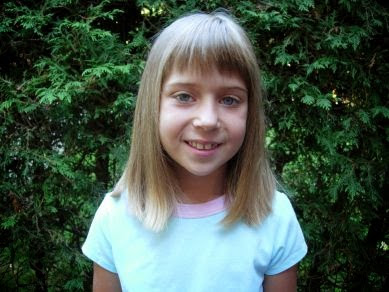
#> input picture girl.jpg, 389 x 292 px
$ python '피부색 검출.py'
#> lines starting #> are read from the running program, lines starting #| are printed output that depends on the picture; after the words box and inside, x2 and y2 are one past the last pixel; in counts of white or black regions, pixels touching at a corner belong together
import cv2 as cv
import sys
import numpy as np
#%%
img=cv.imread('girl.jpg') ; type(img)
#> further down, img is the input picture: shape (292, 389, 3); mean B, G, R 75.8, 87.9, 71.9
if img is None:
    sys.exit("No File exists.")
cv.imshow("Original", img) ; cv.waitKey()
#%%
hsv = cv.cvtColor(img, cv.COLOR_BGR2HSV)
#> hsv: shape (292, 389, 3); mean H, S, V 58.3, 119.3, 94.4
mask1 = cv.inRange(hsv, (0, 25, 0),(10,166,255))
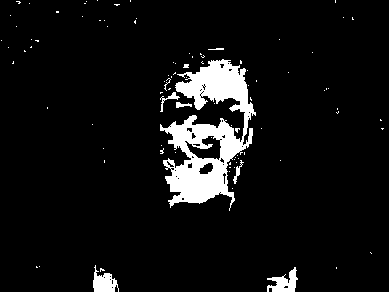
#> mask1: shape (292, 389); 7% white; 93 white regions (84 under 20 px), largest, box (x1, y1, x2, y2) and area: (160, 59, 256, 211) 6616, (267, 267, 298, 292) 407, (93, 265, 119, 292) 395
cv.imshow("mask1", mask1)
mask2 = cv.inRange(hsv, (160,25, 0),(180,166,255))
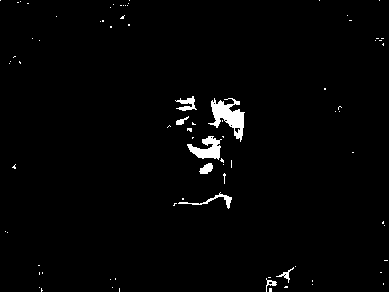
#> mask2: shape (292, 389); 1.8% white; 81 white regions (73 under 20 px), largest, box (x1, y1, x2, y2) and area: (208, 98, 245, 142) 728, (187, 136, 222, 160) 435, (178, 192, 232, 209) 167
cv.imshow("mask2", mask2)
mask = mask1 | mask2
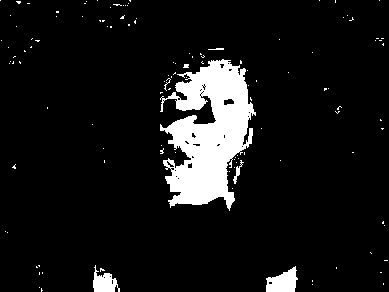
#> mask: shape (292, 389); 8.7% white; 121 white regions (114 under 20 px), largest, box (x1, y1, x2, y2) and area: (160, 59, 256, 211) 8505, (266, 266, 298, 292) 546, (93, 265, 120, 292) 403
cv.imshow("Mask", mask) ; cv.waitKey()
#%%
detected = cv.copyTo(img, mask)
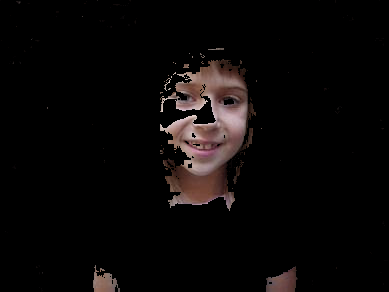
#> detected: shape (292, 389, 3); mean B, G, R 7.5, 7.9, 10.4
cv.imshow("Result", detected); cv.waitKey()
cv.destroyAllWindows()

$ run again, with apples.jpg copied over girl.jpg
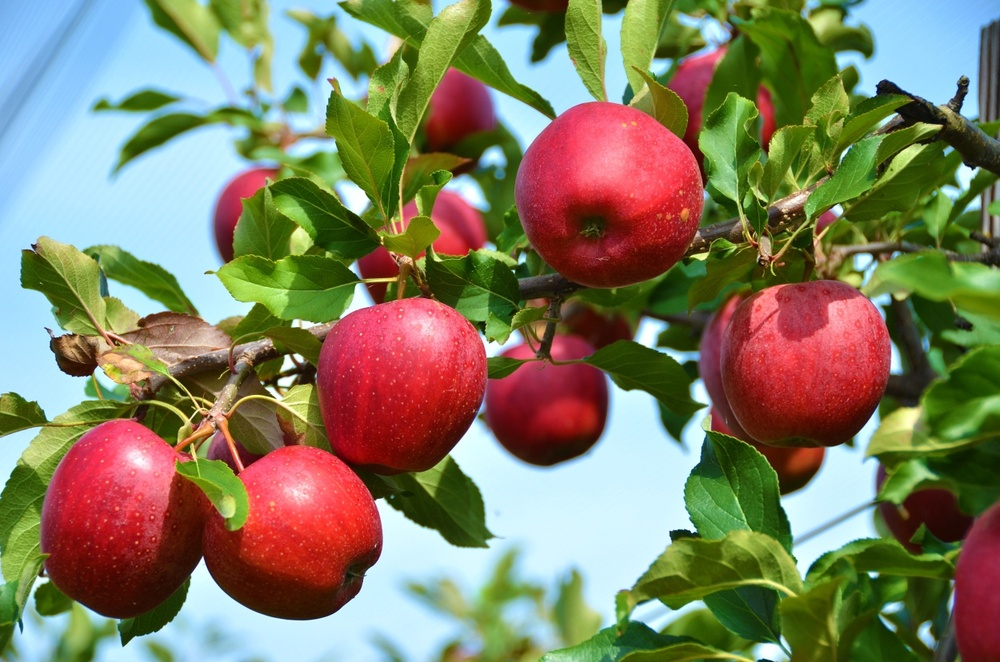
#> input picture apples.jpg, 1000 x 662 px, shrunk from 1250 x 828 before the run
#> img is the input picture: shape (662, 1000, 3); mean B, G, R 98.6, 125.8, 129.6
#> hsv: shape (662, 1000, 3); mean H, S, V 71.4, 156.1, 160.8
#> `mask1 = cv.inRange(hsv, (0, 25, 0),(10,166,255))`:
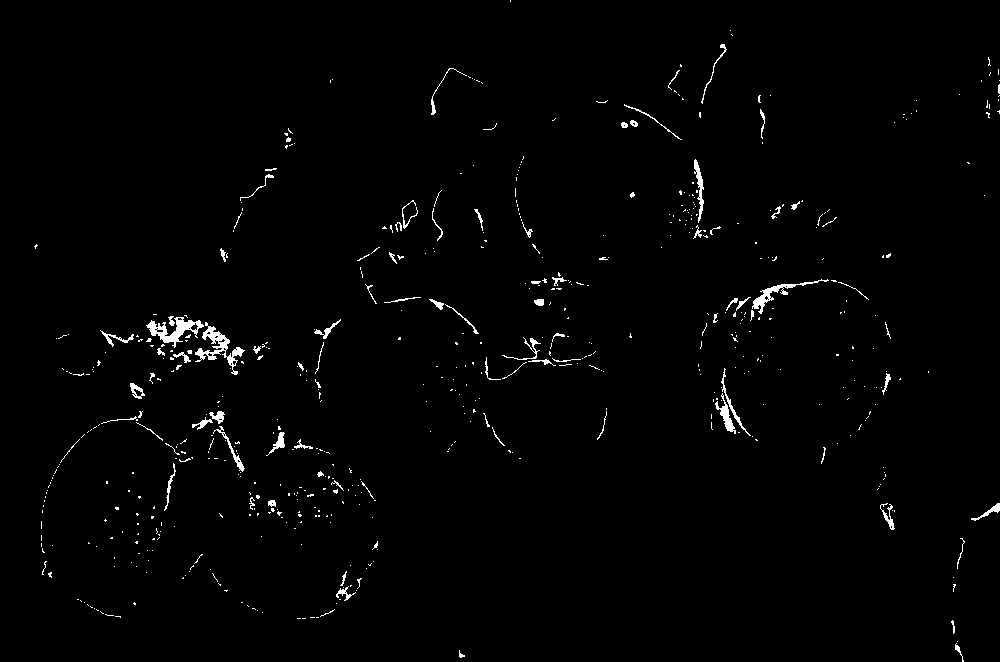
#> mask1: shape (662, 1000); 1.3% white; 598 white regions (512 under 20 px), largest, box (x1, y1, x2, y2) and area: (195, 322, 245, 375) 677, (146, 317, 204, 348) 640, (752, 279, 829, 314) 425
#> mask2: shape (662, 1000); 4.9% white; 523 white regions (479 under 20 px), largest, box (x1, y1, x2, y2) and area: (516, 101, 696, 232) 6371, (740, 280, 891, 374) 5199, (320, 298, 487, 365) 4370
#> mask: shape (662, 1000); 6.2% white; 712 white regions (635 under 20 px), largest, box (x1, y1, x2, y2) and area: (515, 100, 704, 238) 6920, (740, 279, 891, 395) 5823, (314, 284, 575, 446) 5502
#> `detected = cv.copyTo(img, mask)`:
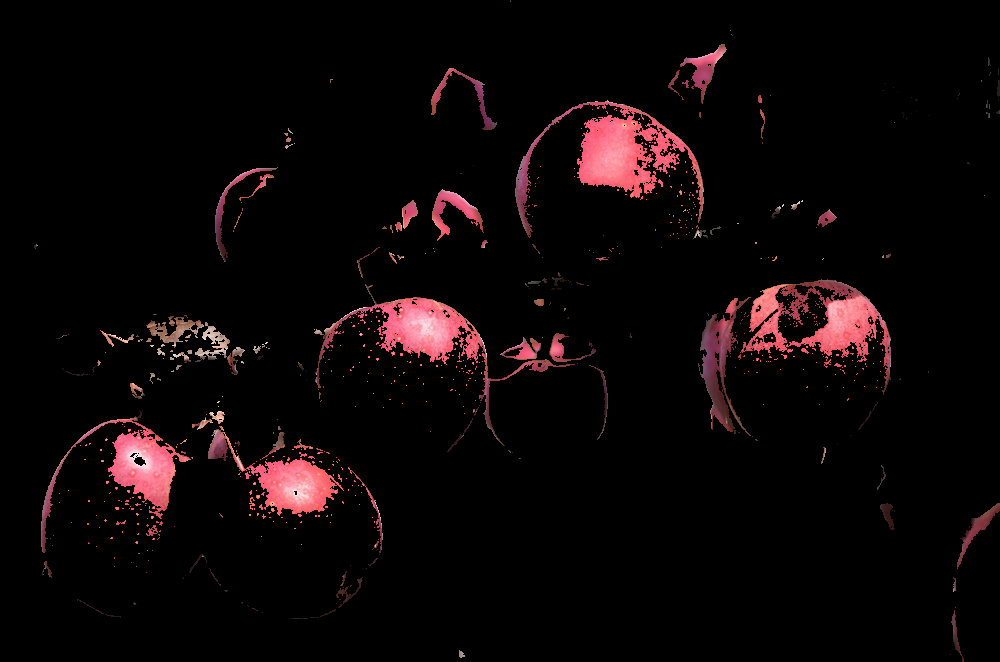
#> detected: shape (662, 1000, 3); mean B, G, R 6.9, 6.1, 12.5

$ run again, with bear.jpg copied over girl.jpg
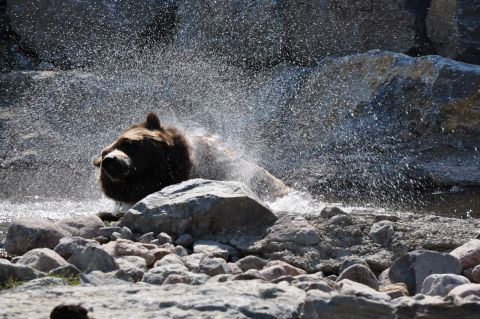
#> input picture bear.jpg, 480 x 319 px
#> img is the input picture: shape (319, 480, 3); mean B, G, R 101.7, 97.5, 96.5
#> hsv: shape (319, 480, 3); mean H, S, V 92.8, 30.5, 103.8
#> `mask1 = cv.inRange(hsv, (0, 25, 0),(10,166,255))`:
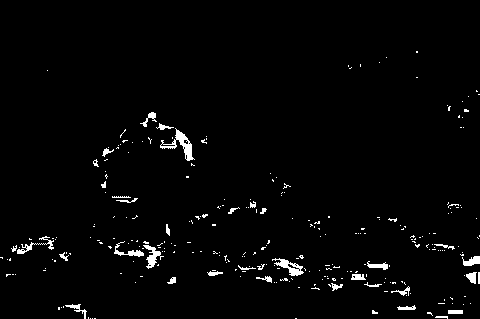
#> mask1: shape (319, 480); 2.1% white; 276 white regions (240 under 20 px), largest, box (x1, y1, x2, y2) and area: (160, 128, 195, 161) 324, (272, 258, 304, 276) 225, (143, 245, 164, 269) 190
#> mask2: shape (319, 480); 0.98% white; 177 white regions (157 under 20 px), largest, box (x1, y1, x2, y2) and area: (460, 250, 480, 269) 133, (182, 155, 191, 179) 124, (278, 268, 291, 281) 86
#> mask: shape (319, 480); 3.1% white; 298 white regions (256 under 20 px), largest, box (x1, y1, x2, y2) and area: (160, 128, 195, 179) 528, (272, 258, 304, 282) 343, (10, 236, 54, 254) 273
#> `detected = cv.copyTo(img, mask)`:
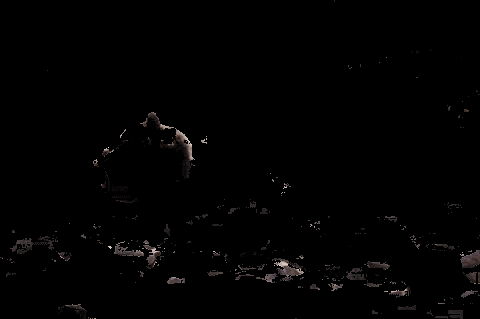
#> detected: shape (319, 480, 3); mean B, G, R 1.8, 1.8, 2.1
